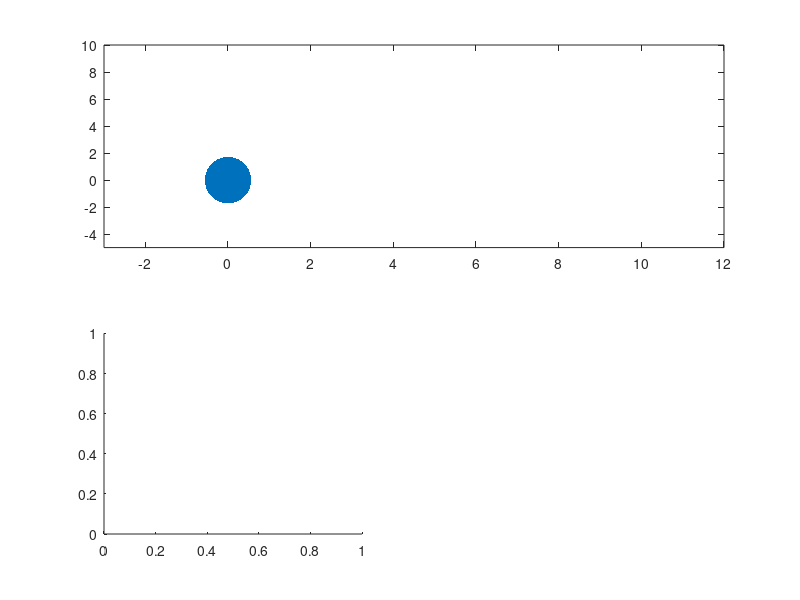

MATLAB code for this plot: (Note: this script raises an error after producing the figure.)
clc;close all;clear all;
%%


global KEY_IS_PRESSED
KEY_IS_PRESSED = 0;
gcf;
set(gcf, 'KeyPressFcn', @myKeyPressFcn);

%%

m = 1;
kb = 1.38e-23;
k = 1;
T = 300;
dt = 0.01;
l = 3;

N= 3;

for n = 1:N
    x(1,n) = 2*n;
    y(1,n) = 0;%2*(n-1);
    v0(1,n) = 0;%(-1)^(n);
    v0(2,n) = 0;
end

subplot(2,2,1:2)
h=plot(0,0,'MarkerSize',100,'Marker','.','LineWidth',5);
axis([-N 4*N -5 10]);
set(gca,'nextplot','replacechildren');
subplot(2,2,3)
for i =1:N
    pl1(i) = animatedline('color',rand(1,3));
end
axis([0 100 -0 10]);
subplot(2,2,4)
for i =1:N
    pl2(i) = animatedline('color',rand(1,3));
end
axis([0 100 -5 10]);
%%

for n = 1:N
    C3 = dt^2*force(x(1,:),y(1,:),n,l)/(2*m);

    x(2,n) = x(1,n) + C3(1) + dt*v0(1,n);
    y(2,n) = y(1,n) + C3(2) + dt*v0(2,n);
end

set(h,'XData',x(end,:),'YData',y(end,:));

drawnow;

%%

for t = 2:10000
    
    for n =1:N
        
        C3 = dt^2*force(x(t,:),y(t,:),n,l)/m;
        
        x(t+1,n) = 2*x(t,n) + C3(1) - x(t-1,n);
        y(t+1,n) = 2*y(t,n) + C3(2) - y(t-1,n);
        
    end
    
    set(h,'XData',x(end,:),'YData',y(end,:));
    
    for i = 1:N
        addpoints(pl1(i),t,y(end,i));
        axis([t-20 20+t -0 10]);
    end
    
    
    for i = 1:N
        addpoints(pl2(i),t,x(end,i));
        axis([t-20 20+t -5 10]);
    end
    
    
    %pause(0.1)
    drawnow;
    
    if KEY_IS_PRESSED
        close all;
        break;
    end
    
end


%%

function F = force(x,y,n,a)

F = [0 0];
for i = 1:length(x)
    if i == n-1
        dx = x(i)-x(n);
        dy = y(i)-y(n);
        
        theta = atan2(dy,dx);
        
        r = sqrt(dx^2+dy^2);
        delta = r-a;
        
        k = LenardJones(a,delta,1,2)*10;
        
        F(1) = F(1) + k*((delta)*cos(theta));
        F(2) = F(2) + k*((delta)*sin(theta));
        
    elseif i == n+1
        dx = x(n)-x(i);
        dy = y(n)-y(i);
        
        theta = atan2(dy,dx);
        
        r = sqrt(dx^2+dy^2);
        delta = r-a;
        
        k = LenardJones(a,delta,1,2)*10;
        
        F(1) = F(1) - k*((delta)*cos(theta));
        F(2) = F(2) - k*((delta)*sin(theta));
        
    elseif i ~= n
        dx = x(n)-x(i);
        dy = y(n)-y(i);
        
        theta = atan2(dy,dx);
        
        r = sqrt(dx^2+dy^2);
        delta = r-a;
        
        f = LenardJones(a,delta,1,1);
        
        F(1) = 0;%F(1) - f*cos(theta);
        F(2) = 0;%F(2) - f*sin(theta);
    end
end
end
%%

function myKeyPressFcn(hObject, event)
global KEY_IS_PRESSED
KEY_IS_PRESSED  = 1;
end
